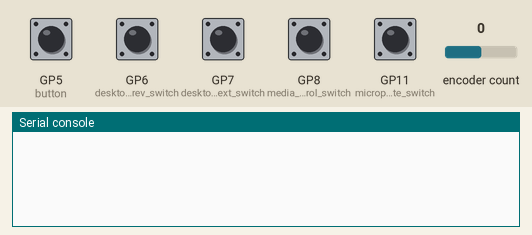
Recording of a program running on a simulated Raspberry Pi Pico running CircuitPython. On the bench: the last lines printed to the serial console. Inputs (shaded band) come from the test bench; at power-on: GP5 (button), GP6 (desktop_prev_switch), GP7 (desktop_next_switch), GP8 (media_control_switch), GP11 (microphone_mute_switch) HIGH, encoder count 0. USB keyboard and mouse output is not drawn.

Above: at 1.2 s.
1.3 s: GP5 (button) pulled LOW for 0.15 s
At 2.4 s:
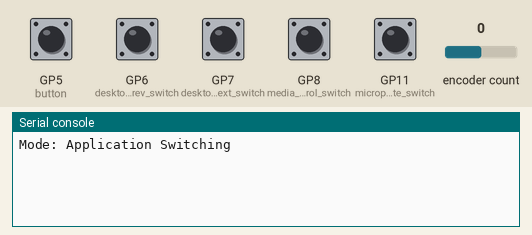
3.0 s: GP6 (desktop_prev_switch) pulled LOW for 0.15 s
At 3.9 s:
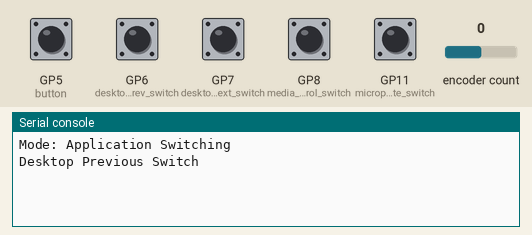
4.6 s: GP7 (desktop_next_switch) pulled LOW for 0.15 s
At 5.9 s:
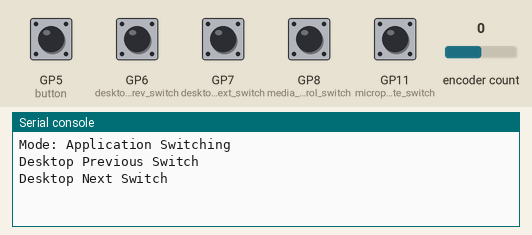
6.2 s: GP8 (media_control_switch) pulled LOW for 0.15 s
At 7.4 s:
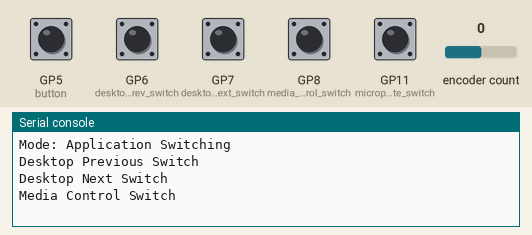
7.8 s: GP11 (microphone_mute_switch) pulled LOW for 0.15 s
At 9.0 s:
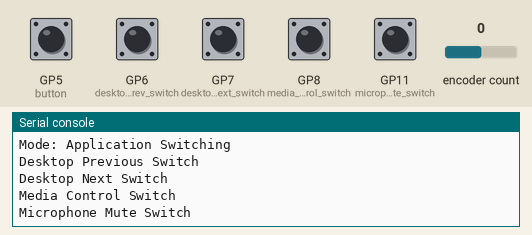
9.4 s: GP5 (button) pulled LOW for 1 s
At 9.82 s:
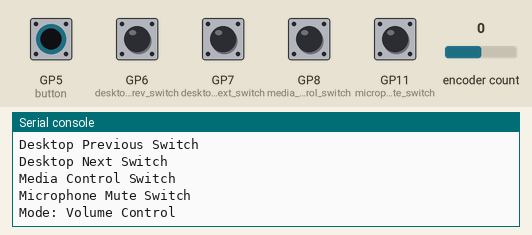

The program:

code.py
```python
import time
import board
import digitalio
import rotaryio
import usb_hid
from adafruit_hid.consumer_control import ConsumerControl
from adafruit_hid.consumer_control_code import ConsumerControlCode
from adafruit_hid.keyboard import Keyboard
from adafruit_hid.keycode import Keycode

# Define the pins for the encoder and buttons
CLK_PIN = board.GP2
DT_PIN = board.GP3
SW_PIN = board.GP5
DESKTOP_PREV_PIN = board.GP6
DESKTOP_NEXT_PIN = board.GP7
MEDIA_CONTROL_PIN = board.GP8
MICROPHONE_MUTE_PIN = board.GP11  # Added for microphone mute

# Initialize the encoder
encoder = rotaryio.IncrementalEncoder(CLK_PIN, DT_PIN)

# Initialize the button
button = digitalio.DigitalInOut(SW_PIN)
button.direction = digitalio.Direction.INPUT
button.pull = digitalio.Pull.UP

# Initialize the desktop switches
desktop_prev_switch = digitalio.DigitalInOut(DESKTOP_PREV_PIN)
desktop_next_switch = digitalio.DigitalInOut(DESKTOP_NEXT_PIN)
desktop_prev_switch.direction = digitalio.Direction.INPUT
desktop_next_switch.direction = digitalio.Direction.INPUT
desktop_prev_switch.pull = digitalio.Pull.UP
desktop_next_switch.pull = digitalio.Pull.UP

# Initialize the media control button
media_control_switch = digitalio.DigitalInOut(MEDIA_CONTROL_PIN)
media_control_switch.direction = digitalio.Direction.INPUT
media_control_switch.pull = digitalio.Pull.UP

# Initialize the microphone mute button
microphone_mute_switch = digitalio.DigitalInOut(MICROPHONE_MUTE_PIN)
microphone_mute_switch.direction = digitalio.Direction.INPUT
microphone_mute_switch.pull = digitalio.Pull.UP

# Initialize the consumer control for volume
cc = ConsumerControl(usb_hid.devices)

# Initialize the keyboard
keyboard = Keyboard(usb_hid.devices)

# Define keycodes for desktop switching
DESKTOP_NEXT = [Keycode.CONTROL, Keycode.WINDOWS, Keycode.RIGHT_ARROW]  # Windows/Linux: Ctrl + Win + Right
DESKTOP_PREV = [Keycode.CONTROL, Keycode.WINDOWS, Keycode.LEFT_ARROW]   # Windows/Linux: Ctrl + Win + Left

# Define keycodes for application switching (add as many as needed)
APP_SWITCH_SEQUENCE = [
    [Keycode.ALT, Keycode.TAB],       # Alt + Tab for application switching
    [Keycode.ALT, Keycode.TAB, Keycode.SHIFT],  # Alt + Shift + Tab for reverse switching
    # Add more application key sequences here
]

# Define the media control keycode
MEDIA_PLAY_PAUSE = ConsumerControlCode.PLAY_PAUSE

# Define the microphone mute/unmute keycode
MICROPHONE_MUTE = ConsumerControlCode.MUTE

# Initialize mode and last encoder value
mode = 0  # 0: Volume control, 1: Application switching
last_encoder_value = encoder.position

# Initialize the current app switch index
current_app_switch = 0

# Initialize button state variables
prev_desktop_prev_state = True
prev_desktop_next_state = True
prev_media_control_state = True
prev_microphone_mute_state = True

# Main loop
while True:
    # Read the encoder value
    encoder_value = encoder.position

    # Calculate the change in encoder value
    delta = encoder_value - last_encoder_value

    # Check for button press to change mode
    if not button.value:
        mode = (mode + 1) % 2
        time.sleep(0.2)  # Debounce

        if mode == 0:
            print("Mode: Volume Control")
        else:
            print("Mode: Application Switching")

    # Check encoder rotation based on mode
    if encoder_value > last_encoder_value:
        if mode == 0:
            cc.send(ConsumerControlCode.VOLUME_INCREMENT)
        elif mode == 1:
            # Switch to the next application in the sequence
            keyboard.send(*APP_SWITCH_SEQUENCE[current_app_switch])
            current_app_switch = (current_app_switch + 1) % len(APP_SWITCH_SEQUENCE)
    elif encoder_value < last_encoder_value:
        if mode == 0:
            cc.send(ConsumerControlCode.VOLUME_DECREMENT)
        elif mode == 1:
            # Switch to the previous application in the sequence
            current_app_switch = (current_app_switch - 1) % len(APP_SWITCH_SEQUENCE)
            keyboard.send(*APP_SWITCH_SEQUENCE[current_app_switch])

    # Check for desktop switch button press
    desktop_prev_state = not desktop_prev_switch.value
    desktop_next_state = not desktop_next_switch.value

    if desktop_prev_state and not prev_desktop_prev_state:
        print("Desktop Previous Switch")
        keyboard.send(*DESKTOP_PREV)  # Switch desktops

    if desktop_next_state and not prev_desktop_next_state:
        print("Desktop Next Switch")
        keyboard.send(*DESKTOP_NEXT)  # Switch desktops

    prev_desktop_prev_state = desktop_prev_state
    prev_desktop_next_state = desktop_next_state

    # Check for media control button press
    media_control_state = not media_control_switch.value

    if media_control_state and not prev_media_control_state:
        print("Media Control Switch")
        cc.send(MEDIA_PLAY_PAUSE)  # Play/Pause

    prev_media_control_state = media_control_state

    # Check for microphone mute button press
    microphone_mute_state = not microphone_mute_switch.value

    if microphone_mute_state and not prev_microphone_mute_state:
        print("Microphone Mute Switch")
        cc.send(MICROPHONE_MUTE)  # Mute/Unmute

    prev_microphone_mute_state = microphone_mute_state

    # Update last encoder value
    last_encoder_value = encoder_value

    # Add a delay to prevent excessive loop iterations
    time.sleep(0.05)
```

Measured:
- after the input at 1.3 s, the serial console: prints a new line after 0.21 s (image 1)
- after the input at 3.0 s, the serial console: prints a new line at once (image 2)
- after the input at 4.6 s, the serial console: prints a new line at once (image 3)
- after the input at 6.2 s, the serial console: prints a new line at once (image 4)
- after the input at 7.8 s, the serial console: prints a new line at once (image 5)
- after the input at 9.4 s, the serial console: prints a new line after 0.24 s (image 6)
